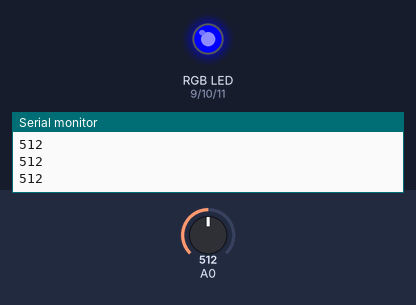
Bench run of a sketch on a simulated Arduino Uno, built with avr-gcc and run on an emulated ATmega328P. Shown: an RGB LED mixed from three pins (HIGH = lit), the last lines printed to the serial monitor. Inputs (shaded band) come from the test bench; at power-on: A0 = 512.

Above: at 1.2 s.
1.3 s: A0 set to 487
At 2.3 s:
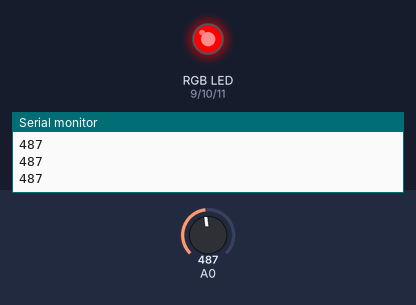
2.8 s: A0 set to 510
At 4.0 s:
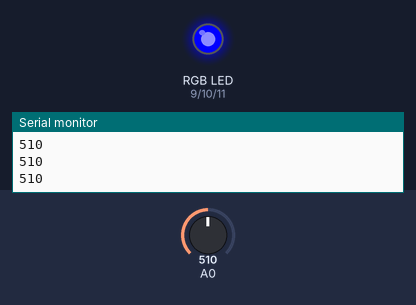
4.3 s: A0 set to 691
5.8 s: A0 set to 709
At 6.4 s:
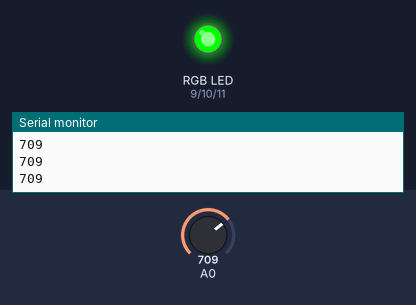
7.3 s: A0 set to 886
8.8 s: A0 set to 909
At 9.9 s:
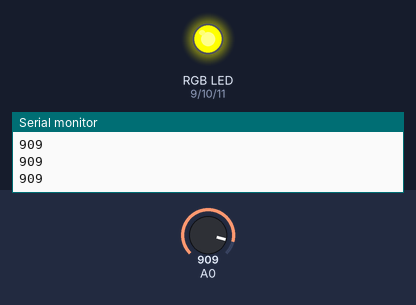
Timing chart, 0 to 11.3 s (numbered marks = the images above; inputs shaded):
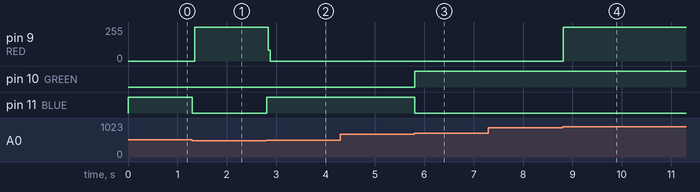

Measured:
- the behaviour switches between 500 and 499 on A0 (found by bisection; images 0 and 1)
- the behaviour switches between 699 and 700 on A0 (found by bisection; images 2 and 3)
- the behaviour switches between 899 and 900 on A0 (found by bisection; images 3 and 4)
- after the input at 1.3 s, pin 9 (RED): 0/255 → 254/255 after 0.06 s; pin 11 (BLUE): HIGH → LOW at once
- after the input at 2.8 s, pin 9 (RED): 254/255 → 0/255 at once; pin 11 (BLUE): LOW → HIGH at once
- after the input at 5.8 s, pin 10 (GREEN): LOW → HIGH at once; pin 11 (BLUE): HIGH → LOW at once
- after the input at 8.8 s, pin 9 (RED): 0/255 → 255/255 at once

The sketch:

20201029_alalog_wing_LED-RGB.ino
```cpp
int pot = 0;
int RED = 9;
int GREEN = 10;
int BLUE = 11;

void setup()
{
  pinMode(RED,OUTPUT);
  pinMode(GREEN,OUTPUT);
  pinMode(BLUE,OUTPUT);
  Serial.begin(9600);
}

void loop() {
  pot = analogRead(A0);
  Serial.println(pot);

  if (pot <50)
  {
   digitalWrite(RED,HIGH);
   digitalWrite(GREEN,HIGH);
   digitalWrite(BLUE,HIGH);
  }
  else if (pot <500)
  {
   digitalWrite(RED,LOW);
   digitalWrite(GREEN,LOW);
   digitalWrite(BLUE,LOW);
   digitalWrite(RED,HIGH);
  }
  else if (pot <700)
  {
   digitalWrite(RED,LOW);
   digitalWrite(BLUE,HIGH);
   digitalWrite(GREEN,LOW);
  }
  else if (pot <900)
  {
   digitalWrite(BLUE,LOW);
   digitalWrite(GREEN,HIGH);
   digitalWrite(RED,LOW);
  }
  else if (pot <1023)
  {
    digitalWrite(GREEN,LOW);
    digitalWrite(RED,HIGH);
    digitalWrite(GREEN,HIGH);
  }
}
```
